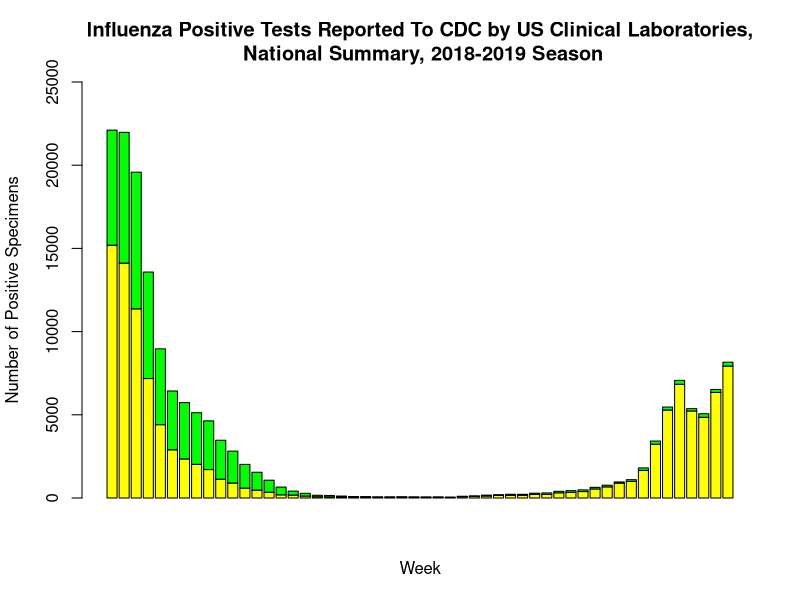
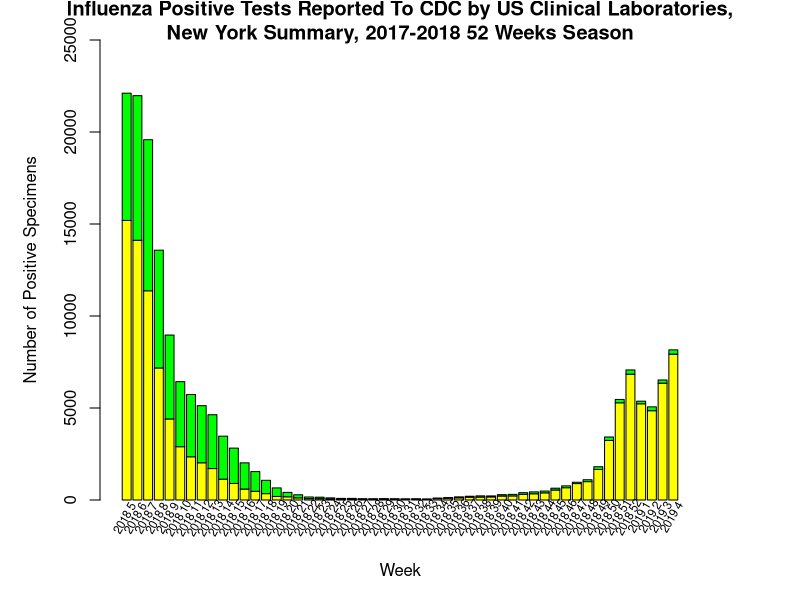

Write R code to recreate these figures, in order. (Note: this script raises an error after producing the figures.)
#Group Members: Omkar Thorat (omkarsun) and Abhishek Bhave (abhave)

#setwd("C:/Users/abhis/Desktop/us/Courses/DIC 587/abhaveLab1/Part 2")

#Replicate for NY for whole year
data <-read.csv("WHO_NREVSS_Clinical_LabsNY.csv")
data <- data[18:69,]
x <- data.frame(data$TOTAL.A,data$TOTAL.B)

#Combining the year and week column to make the x axis values unique
# Reference :https://www.rdocumentation.org/packages/base/versions/3.5.2/topics/factor
data$Year.Week <- paste(data$YEAR,data$WEEK)
x1 <- as.character(data$Year.Week)
x1 <- factor(x1, levels=unique(x1))

#png("clinicalNY.png",width=600,height=600)
#Plotting the plot
# Reference :https://www.statmethods.net/graphs/bar.html
# Reference :https://stackoverflow.com/questions/10286473/rotating-x-axis-labels-in-r-for-barplot
b<-barplot(t(x),main="Influenza Positive Tests Reported To CDC by US Clinical Laboratories,\n National Summary, 2018-2019 Season",
           xlab="Week", col=c("yellow","green"),ylim=c(0,25000),ylab="Number of Positive Specimens")


par(mar = c(5,5,2,5))
with(x,barplot(t(x),main="Influenza Positive Tests Reported To CDC by US Clinical Laboratories,\n New York Summary, 2017-2018 52 Weeks Season ",
               xlab="Week", col=c("yellow","green"),ylim=c(0,25000),ylab="Number of Positive Specimens"))
text(cex=0.7,x=b-0.25,y=b-990.25,x1,xpd=TRUE,srt=60)

par(new=T)

with(x,plot(x1, data$PERCENT.POSITIVE,axes=F,pch=16,xlab=NA,ylab=NA,cex=1.2,ylim=c(0,35),lwd=0))

axis(side=4)

#Adding the lines
# Reference :https://www.statmethods.net/graphs/line.html
lines(x1,data$PERCENT.POSITIVE,col="black",type="l",lwd=1)
lines(x1,data$PERCENT.A,col="gold",type="l",lty=2,lwd=1)
lines(x1,data$PERCENT.B,col="darkgreen",type="l",lty=2,lwd=1)
mtext(side=4,line=3,"Percent Positive")


# Adding the legend
# Reference :http://www.sthda.com/english/wiki/add-legends-to-plots-in-r-software-the-easiest-way
legend("top",c("Percent Positive","% Positive Flu A",
                "% Positive Flu B"),col=c("black","gold","darkgreen")
       ,lwd=1,lty=c(1,2,2),cex=0.67,bty="n")
legend("topright",c("A","B"),fill=c("yellow","green"),cex=0.7,bty="n")

#dev.off()
